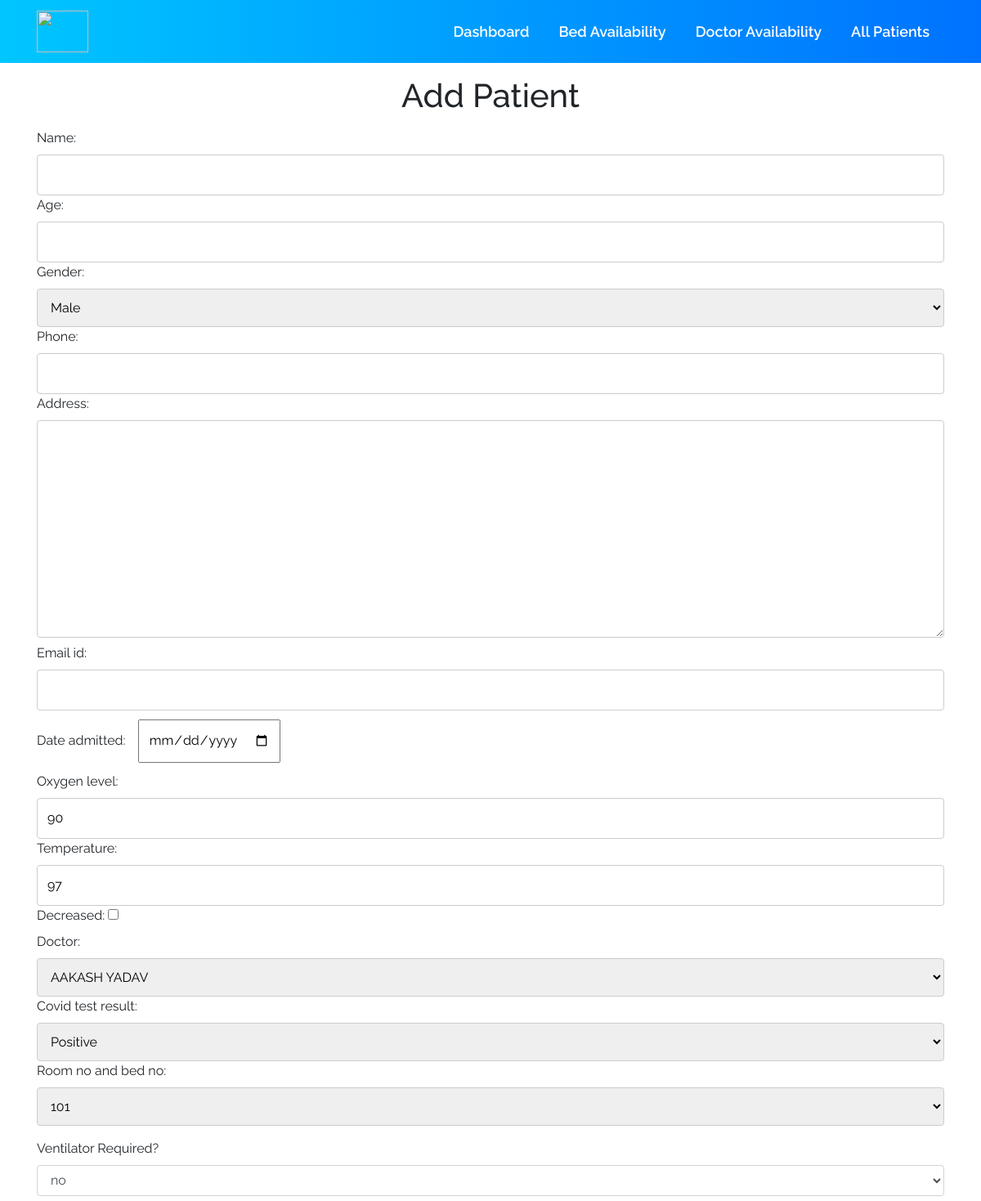
The page /addpatient (upper part) on the database as committed earlier.
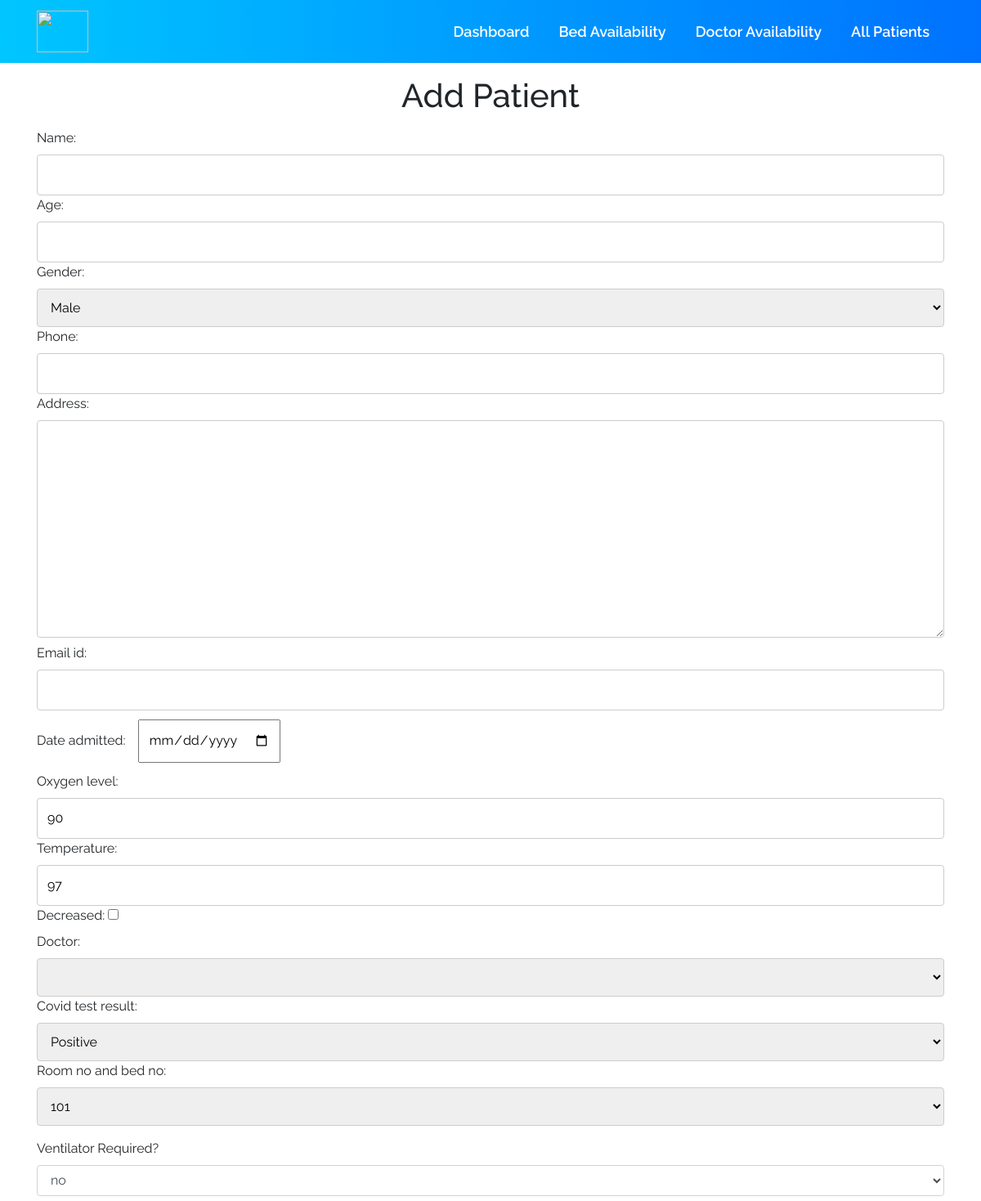
The same page on the database as committed later.
### accounts/models.py (models this page shows)
class Doctor (models.Model):
    doctor_id = models.AutoField(primary_key=True)
    name = models.CharField(max_length=500, default="")
    phone = models.CharField(default="", max_length=500)
    experience_in_years = models.IntegerField(default=0)
    occupied = models.BooleanField(default=False)
    def __str__(self):
        return self.name

### accounts/views.py (the view)
# urls.py: path("addpatient", views.addpatient, name='addpatient'),
def addpatient(request):
    if request.method == 'POST':
        form = PatientForm(request.POST)
        if form.is_valid():
            form.save()
            room_no = request.POST.get('room_no_and_bed_no')
            ventilator = request.POST.get('ventilator')
            doctor_no = request.POST.get('doctor')
            room = Room.objects.get(pk=room_no)
            room.occupied = True
            if ventilator == 'yes':
                room.ventilator = True
            room.save()
            doctor = Doctor.objects.get(pk=doctor_no)
            doctor.occupied = True
            doctor.save()
            return HttpResponseRedirect('/allpatients/')
    else:
        form = PatientForm()
        return render(request, 'add_patient.html', {'form': form})

### accounts/forms.py
class PatientForm(forms.ModelForm):
    class Meta:
        model = Patient
        fields = '__all__'

### accounts/models.py (called while the page is built)
    def __str__(self):
        return self.Covid_test

    def __str__(self):
        return self.room_no

### templates/add_patient.html (shortened to what this page needs)
{% extends 'innerbase.html' %}
{% load static %}
{% block cssLinks %}
<link rel="stylesheet" href="{% static 'css/allpatients.css' %}">
{% endblock %}
{% block body %}
<div class="container ">
    <h1 class="text-center my-3">Add Patient</h1>
    <form action="/addpatient" method="post" class="form-group">
        <ul class="form-group">
            {{ form.as_ul }}
        </ul>
        <ul>
            <label for="ventilator">Ventilator Required?</label>
            <select name="ventilator" class="form-control" id="ventilator">
                <option value="no">no</option>
            </select>
        </ul>
    </form>
</div>
{% endblock %}

Rows that differ between the two databases and show on the page:
removed Doctor: doctor "AAKASH YADAV"
